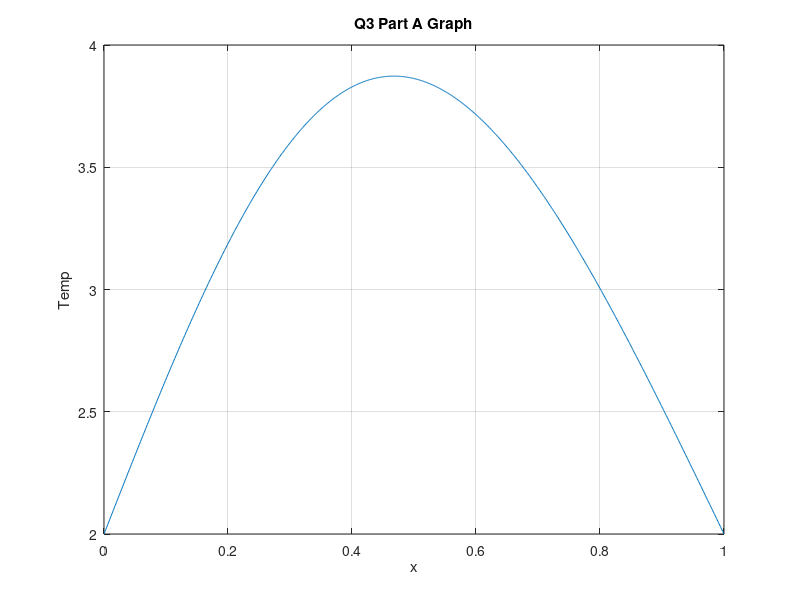

This chart was generated by the following MATLAB code:
clc; clear; close all;
L = 1;
x = linspace(0,L,1000);
t = 0.1;
N = 100;
T = zeros(size(x));

for n = 1:N
    T = T + 5*exp(-(n*pi)^2*0.1)*sin((n*pi*x)/L);
end

T = T + 2;

plot(x,T);
grid on;
xlabel('x');
ylabel('Temp');
title('Q3 Part A Graph');
